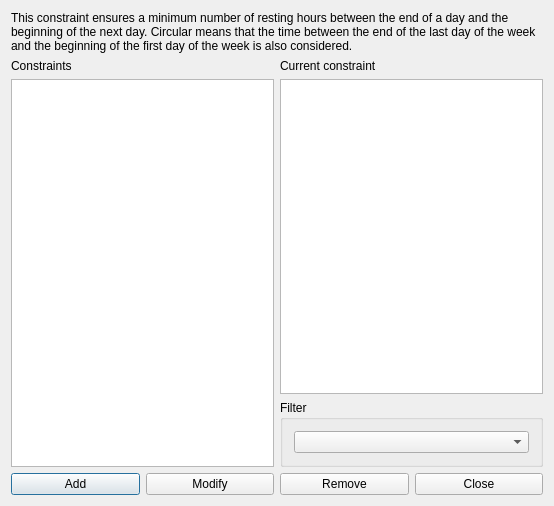
<?xml version="1.0" encoding="UTF-8"?>
<ui version="4.0">
 <class>ConstraintTeacherMinRestingHoursForm_template</class>
 <widget class="QDialog" name="ConstraintTeacherMinRestingHoursForm_template">
  <property name="geometry">
   <rect>
    <x>0</x>
    <y>0</y>
    <width>554</width>
    <height>506</height>
   </rect>
  </property>
  <property name="windowTitle">
   <string extracomment="This is the title of the dialog in which you see the list of all constraints of this type">Constraints teacher min resting hours</string>
  </property>
  <layout class="QGridLayout" name="gridLayout_2">
   <item row="0" column="0" colspan="2">
    <widget class="QLabel" name="label">
     <property name="sizePolicy">
      <sizepolicy hsizetype="Minimum" vsizetype="Minimum">
       <horstretch>0</horstretch>
       <verstretch>0</verstretch>
      </sizepolicy>
     </property>
     <property name="text">
      <string>This constraint ensures a minimum number of resting hours between the end of a day and the beginning of the next day. Circular means that the time between the end of the last day of the week and the beginning of the first day of the week is also considered.</string>
     </property>
     <property name="wordWrap">
      <bool>true</bool>
     </property>
    </widget>
   </item>
   <item row="1" column="1">
    <layout class="QVBoxLayout" name="verticalLayout">
     <item>
      <widget class="QLabel" name="currentConstraintTextLabel">
       <property name="text">
        <string>Current constraint</string>
       </property>
       <property name="wordWrap">
        <bool>false</bool>
       </property>
      </widget>
     </item>
     <item>
      <widget class="QPlainTextEdit" name="currentConstraintTextEdit"/>
     </item>
    </layout>
   </item>
   <item row="2" column="1">
    <widget class="QGroupBox" name="filterGroupBox">
     <property name="title">
      <string>Filter</string>
     </property>
     <layout class="QGridLayout" name="gridLayout">
      <item row="0" column="0">
       <widget class="QComboBox" name="teachersComboBox"/>
      </item>
     </layout>
    </widget>
   </item>
   <item row="3" column="0" colspan="2">
    <layout class="QHBoxLayout" name="horizontalLayout">
     <item>
      <widget class="QPushButton" name="addConstraintPushButton">
       <property name="text">
        <string>Add</string>
       </property>
      </widget>
     </item>
     <item>
      <widget class="QPushButton" name="modifyConstraintPushButton">
       <property name="text">
        <string>Modify</string>
       </property>
      </widget>
     </item>
     <item>
      <widget class="QPushButton" name="removeConstraintPushButton">
       <property name="text">
        <string>Remove</string>
       </property>
      </widget>
     </item>
     <item>
      <widget class="QPushButton" name="closePushButton">
       <property name="text">
        <string>Close</string>
       </property>
      </widget>
     </item>
    </layout>
   </item>
   <item row="1" column="0" rowspan="2">
    <layout class="QVBoxLayout" name="verticalLayout_2">
     <item>
      <widget class="QLabel" name="constraintsTextLabel">
       <property name="frameShape">
        <enum>QFrame::NoFrame</enum>
       </property>
       <property name="frameShadow">
        <enum>QFrame::Plain</enum>
       </property>
       <property name="text">
        <string>Constraints</string>
       </property>
       <property name="wordWrap">
        <bool>false</bool>
       </property>
      </widget>
     </item>
     <item>
      <widget class="QListWidget" name="constraintsListWidget"/>
     </item>
    </layout>
   </item>
  </layout>
 </widget>
 <layoutdefault spacing="6" margin="11"/>
 <resources/>
 <connections/>
</ui>
